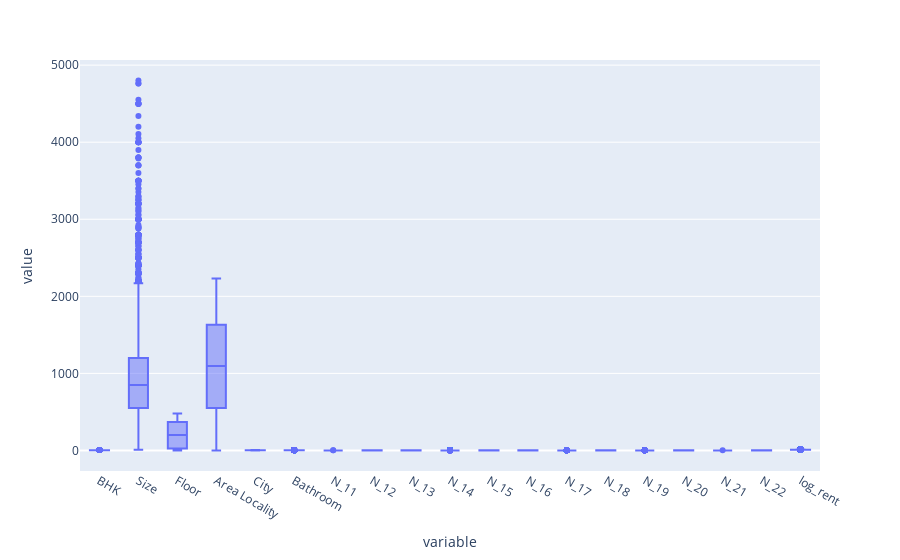

The notebook cell saved with this chart:
### Code cell
px.box(X)

### Figure 1 — Plotly figure (JSON) as saved in the notebook; plotly's stock layout.template omitted (floating-point values rounded to 4 significant figures; data arrays with more than 128 entries replaced by an {"elided": "..."} marker saying what was removed)
{"data": [{"alignmentgroup": "True", "hovertemplate": "variable=%{x}<br>value=%{y}<extra></extra>", "legendgroup": "", "marker": {"color": "#636efa"}, "name": "", "notched": false, "offsetgroup": "", "orientation": "v", "showlegend": false, "type": "box", "x": {"elided": "89813 str values"}, "x0": " ", "xaxis": "x", "y": {"elided": "89813 float values"}, "y0": " ", "yaxis": "y"}], "layout": {"boxmode": "group", "legend": {"tracegroupgap": 0}, "margin": {"t": 60}, "xaxis": {"anchor": "y", "domain": [0, 1], "title": {"text": "variable"}}, "yaxis": {"anchor": "x", "domain": [0, 1], "title": {"text": "value"}}}}
